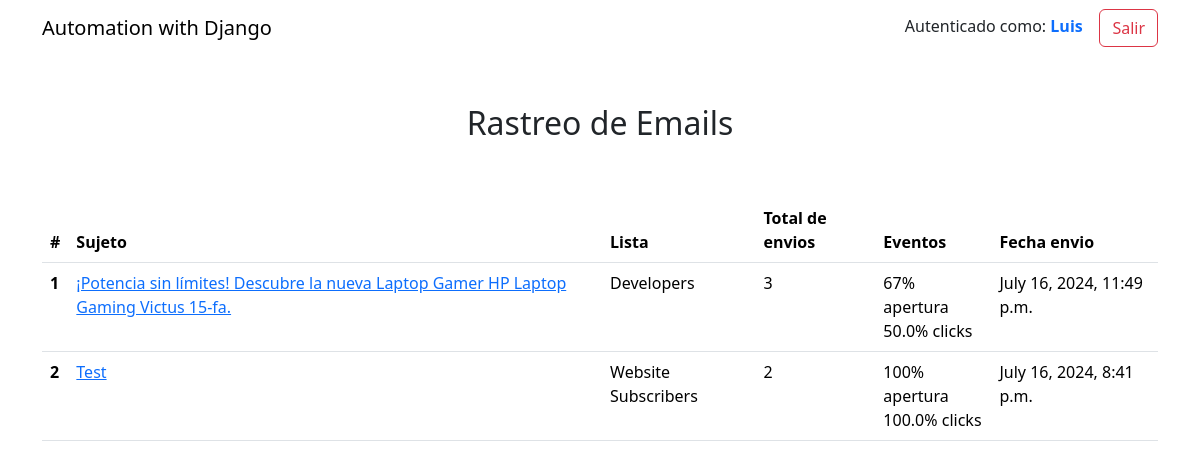
The app's page /emails/track/dashboard/ (signed in) with its own data.
### emails/models.py (models this page shows, shortened)
class Email(models.Model):
    email_list = models.ForeignKey(List, on_delete=models.CASCADE)
    subject = models.CharField(max_length=100)
    body = RichTextField()
    attachment = models.FileField(upload_to='email_attachments/', blank=True) # blank because it can be optional
    sent_at = models.DateTimeField(auto_now_add=True)
    def open_rate(self):
        total_sent = self.email_list.count_emails()
        opened_count = EmailTracking.objects.filter(email = self, opened_at__isnull=False).count() # Filter by email, get all, and then count.
        open_rate = (opened_count/total_sent) * 100 if total_sent > 0 else 0
        return round(open_rate)
    def click_rate(self):
        total_sent = self.email_list.count_emails()
        opened_count = EmailTracking.objects.filter(email = self, opened_at__isnull=False).count() # Filter by email, get all, and then count.
        if opened_count > 0:
            clicked_count = EmailTracking.objects.filter(email = self, clicked_at__isnull=False).count()
            click_rate = (clicked_count/opened_count) * 100 if total_sent > 0 else 0
        else:
            click_rate = 0
        return round(click_rate, 2)

class List(models.Model):
    email_list = models.CharField(max_length=50)
    def count_emails(self):
        count = Subscriber.objects.filter(email_list = self).count() # return the amount of emails that received an email aka count of emails register to a List
        return count

### emails/views.py (the view)
# urls.py: path('track/dashboard/', views.track_dashboard, name='track_dashboard'),
@login_required(login_url='login')
def track_dashboard(request):
    emails = Email.objects.all().annotate(total_sent=Sum('sent__total_sent')).order_by('-sent_at') # As if we were asigning total_sent field to Email object
    context = {
        'emails':emails
    }
    return render(request, 'emails/track_dashboard.html', context)

### templates/emails/track_dashboard.html
{% extends 'base.html' %}
{% block content %}
    <div class="container">
        <h2 class="text-center p-5">Rastreo de Emails</h2>
        <table class="table table-hover">
            <thead>
              <tr>
                <th scope="col">#</th>
                <th scope="col">Sujeto</th>
                <th scope="col">Lista</th>
                <th scope="col">Total de envios</th>
                <th scope="col">Eventos</th>
                <th scope="col">Fecha envio</th>
              </tr>
            </thead>
            <tbody>
                {% for email in emails %}
                <tr>
                    <th scope="row">{{ forloop.counter }}</th>
                    <td><a href="{% url 'track_stats' email.pk %}">{{ email.subject }}</a> </td>
                    <td>{{ email.email_list.email_list }}</td>
                    <td>{{ email.total_sent }}</td>
                    <td>
                        <div>{{email.open_rate }}% apertura</div>
                        <div>{{email.click_rate }}% clicks</div>
                    </td>
                    <td>{{ email.sent_at}}</td>
                </tr>
                {% endfor %}
            </tbody>
          </table>
    </div>
{% endblock %}

### templates/base.html (shortened to what this page needs)
{% load static %}
<!DOCTYPE html>
<html lang="en">
<head>
    <link href="https://cdn.jsdelivr.net/npm/bootstrap@5.3.3/dist/css/bootstrap.min.css" rel="stylesheet"></head>
    <link rel="stylesheet" href="https://cdn.jsdelivr.net/npm/bootstrap@5.3.3/dist/css/bootstrap.min.css">
<body>
    <nav class="navbar " style=" background-color: rgb(255, 255, 255);">
        <div class="container">
          <a class="navbar-brand" href="{% url 'home' %}">Automation with Django</a>
          {% if user.is_authenticated %}
            <div>
              Autenticado como: <span class="text-center text-primary"> <b>{{user | title}}</b></span>
              &nbsp; &nbsp;<a href="{% url 'logout' %}" class="float-right btn btn-outline-danger">Salir</a>
            </div>
          {% else %}
            <div>
              <a href="{% url 'login' %}" class="float-right text-white m-2 text-decoration-none btn btn-primary">Iniciar</a>
            </div>
          {% endif %}
        </div>
    </nav>
    {% block content %}{% endblock %}
</body>
</html>

### templates/base.html (style rules this page uses)
body { background-color: white; }

### records on screen
Email: subject "¡Potencia sin límites! Descubre la nueva Laptop Gamer HP Laptop Gaming Victus 15-fa.", email_list.email_list "Developers", total_sent "3", open_rate "67", click_rate "50.0", sent_at "July 16, 2024, 11:49 p.m."
Email: subject "Test", email_list.email_list "Website Subscribers", total_sent "2", open_rate "100", click_rate "100.0", sent_at "July 16, 2024, 8:41 p.m."

### other values on screen
{{ user | title }} "Luis"
